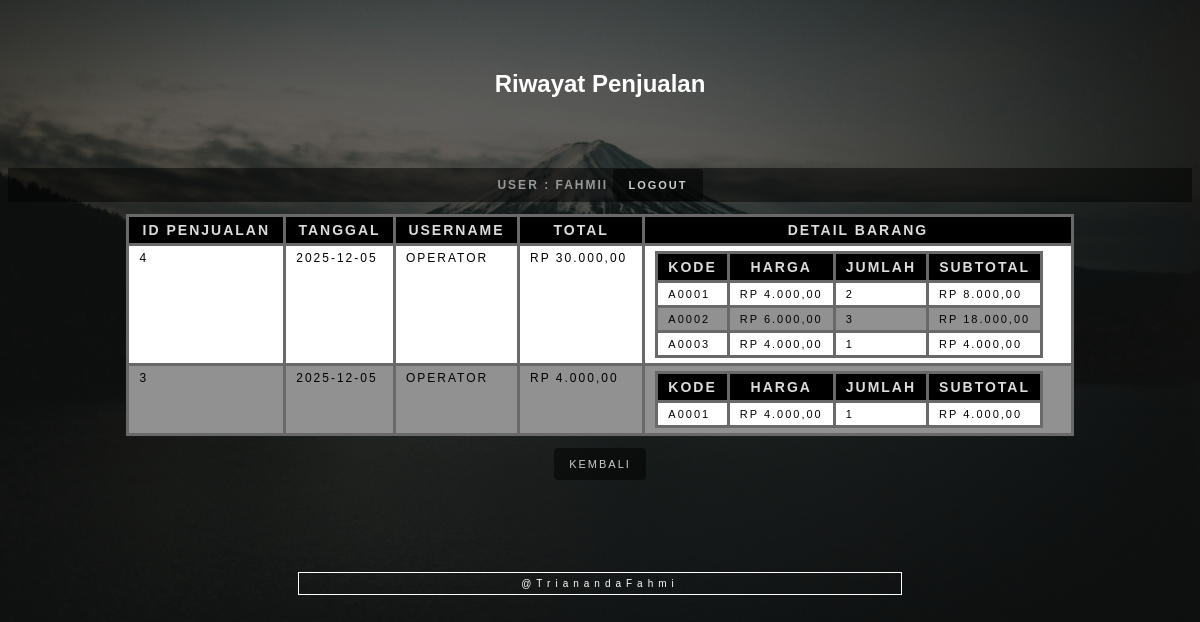
The page /rekampenjualan.php (signed in) on the database its author committed.
### tables this page shows
CREATE TABLE `penjualan` (
  `idPenjualan` int(5) NOT NULL,
  `username` char(10) NOT NULL,
  `tanggalPenjualan` date NOT NULL,
  `total` int(11) NOT NULL
);

CREATE TABLE `detailpenjualan` (
  `id` int(5) UNSIGNED ZEROFILL NOT NULL,
  `username` char(10) NOT NULL,
  `idPenjualan` int(5) NOT NULL,
  `kodeBarang` char(11) NOT NULL,
  `harga` int(11) NOT NULL,
  `jumlah` int(11) NOT NULL
);

### rekampenjualan.php (the view, shortened to what this page needs)
<!doctype html>
<html>
<head>
    <link rel="stylesheet" href="tampilan.css">
</head>
<body>
    <?php
    include "crudBarang.php";
    ?>
    <center>
        <h2>Riwayat Penjualan</h2>
        <?php
        echo ("<h3 class='info'>User : $_SESSION[namauser] <a href='logoutuser.php' class='btn'>LOGOUT</a></h3>");
        ?>
        <?php
        $koneksi = koneksi();
        $sql = "SELECT * FROM penjualan ORDER BY idPenjualan DESC";
        $hasil = mysqli_query($koneksi, $sql);
        if (mysqli_num_rows($hasil) == 0) {
            echo "<p>Tidak ada data penjualan.</p>";
        } else {
        ?>
            <table border="1">
                <tr>
                    <th>ID Penjualan</th>
                    <th>Tanggal</th>
                    <th>Username</th>
                    <th>Total</th>
                    <th>Detail Barang</th>
                </tr>
                <?php
                while ($row = mysqli_fetch_assoc($hasil)) {
                    $id = $row['idPenjualan'];
                    $tanggal = $row['tanggalPenjualan'];
                    $username = $row['username'];
                    $total = $row['total'];
                    $detail = mysqli_query(
                        $koneksi,
                        "SELECT * FROM detailpenjualan WHERE idPenjualan='$id'"
                    );
                ?>
                    <tr>
                        <td><?php echo $id; ?></td>
                        <td><?php echo $tanggal; ?></td>
                        <td><?php echo $username; ?></td>
                        <td><?php echo rupiah($total); ?></td>
                        <td>
                            <table border="1" style="font-size: 11px;">
                                <tr>
                                    <th>Kode</th>
                                    <th>Harga</th>
                                    <th>Jumlah</th>
                                    <th>Subtotal</th>
                                </tr>
                                <?php
                                while ($d = mysqli_fetch_assoc($detail)) {
                                    $sub = $d['harga'] * $d['jumlah'];
                                    echo "
                <tr>
                    <td>{$d['kodeBarang']}</td>
                    <td>" . rupiah($d['harga']) . "</td>
                    <td>{$d['jumlah']}</td>
                    <td>" . rupiah($sub) . "</td>
                </tr>";
                                }
                                ?>
                            </table>
                        </td>
                    </tr>
                <?php
                }
                ?>
            </table>
        <?php
        }
        ?>
        <br>
        <a href="index.php" class="btn">KEMBALI</a>
        <a href="#" class="footeruser">@TrianandaFahmi</a>
    </center>
</body>
</html>

### tampilan.css (style rules this page uses)
* { -webkit-transition-property: all; -webkit-transition-duration: .2s; -moz-transition-timing-function: cubic-bezier(100, 50, 21, 6); -moz-transition-property: all; -moz-transition-timing-function: cubic-bezier(100, 50, 21, 6); }
body { background-image: linear-gradient(rgba(0, 0, 0, .5), rgba(0, 0, 0, .5)), url("image/BG2.jpg"); background-position: center; background-size: cover; text-align: center; font-family: 'Oswald', sans-serif; min-width: 800px; align-items: center; justify-content: center; }
table { min-width: 80%; border-collapse: collapse; color: #000000; font-size: 12px; text-decoration: none; letter-spacing: 2px; text-transform: uppercase; padding-bottom: 20px; }
table th { background: #000000; color: #DCDCDC; font-weight: bold; font-size: 14px; }
table th, table td { vertical-align: top; padding: 5px 10px; border: 3px solid #696969; }
table tr { background: #919191; }
table tr:nth-child(even) { background: #FFFFFF; }
h2 { color: #FFFFFF; padding: 50px; }
h3 { color: #FFFFFF; padding: 50px; padding-bottom: 20px; }
.btn { color: #ccc; background: rgba(0, 0, 0, 0.5); padding: 10px 15px; font-size: 11px; text-decoration: none; letter-spacing: 2px; text-transform: uppercase; border-radius: 4px; }
.info { color: #999; background: rgba(0, 0, 0, 0.5); padding: 10px 20px; font-size: 12px; text-decoration: none; letter-spacing: 2px; text-transform: uppercase; }
.footeruser { font-size: 10px; color: #fff; clear: both; display: block; letter-spacing: 5px; border: 1px solid #fff; padding: 5px; text-decoration: none; width: 50%; margin: auto; margin-top: 100px; }

### rows shown on the page
penjualan: idPenjualan "4", tanggalPenjualan "2025-12-05", username "OPERATOR", total "RP 30.000,00"
detailpenjualan: kodeBarang "A0001", harga "RP 4.000,00", jumlah "2", rupiah($sub) "RP 8.000,00"
detailpenjualan: kodeBarang "A0002", harga "RP 6.000,00", jumlah "3", rupiah($sub) "RP 18.000,00"
detailpenjualan: kodeBarang "A0003", harga "RP 4.000,00", jumlah "1", rupiah($sub) "RP 4.000,00"
penjualan: idPenjualan "3", tanggalPenjualan "2025-12-05", username "OPERATOR", total "RP 4.000,00"
detailpenjualan: kodeBarang "A0001", harga "RP 4.000,00", jumlah "1", rupiah($sub) "RP 4.000,00"

### other values the page prints
$_SESSION[namauser] "FAHMII"
